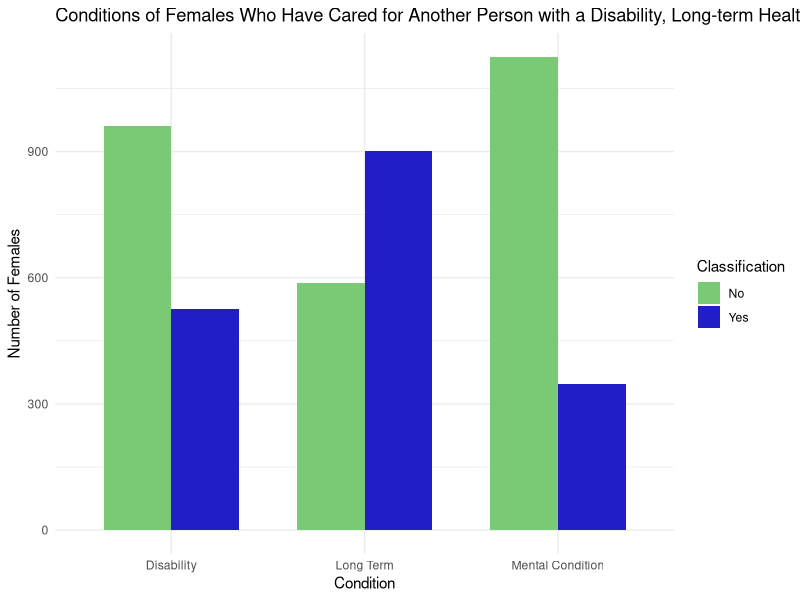
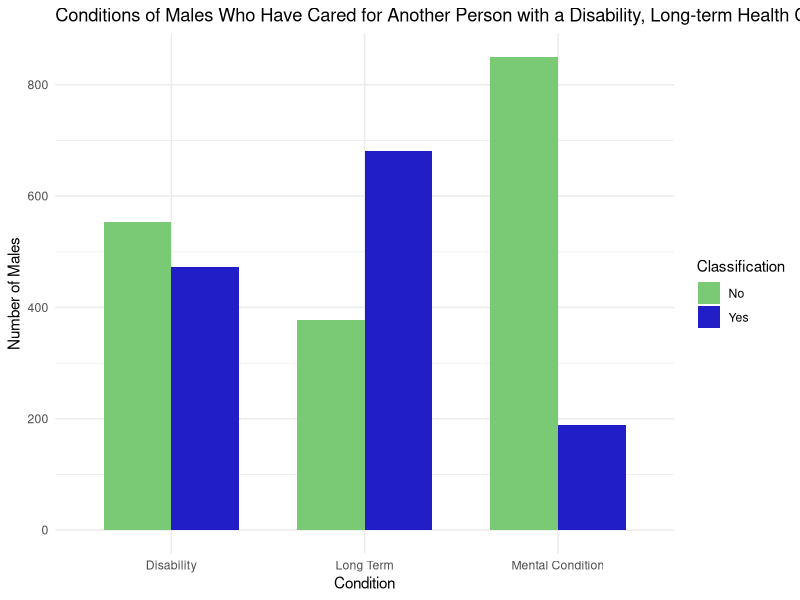

Generate these figures, in order, with R:
## Purpose: This script will import processed data, create graphs and a table
## Date: March 4th, 2022

install.packages("ggplot2")
install.packages("here")
install.packages("dplyr")
install.packages("tidyverse")
library(ggplot2)
library(here)
library(dplyr)
library(tidyverse)

# Read .csv files from Inputs folder
male_data <- read_csv(here("Inputs", "male_data.csv"))
female_data <- read_csv(here("Inputs", "female_data.csv"))

# The dataset from the Australian Bureau of Statistics displays each category as columns, however our graph we need to arrange them into one singular column
# We need to create a new dataframe that will be used for creating barcharts

## MALES
# Category column (first category is yes, second is no)
Category <- c('Mental Condition', 'Mental Condition', 'Long Term', 'Long Term', 'Disability', 'Disability')

# Amount column
Amount <- c(189.1, 850.1, 680.8, 377.4, 473.5, 553.4)

# Classification column
Classification <- c('Yes', 'No', 'Yes', 'No', 'Yes', 'No')

# Join the columns together
male_df <- data.frame(Category, Amount, Classification)

# From this we can now make a bar chart
male_graph <- ggplot(male_df, aes(factor(Category), Amount, fill = Classification)) + 
  geom_bar(width = 0.7, stat="identity", position = "dodge") + 
  labs(title = "Conditions of Males Who Have Cared for Another Person with a Disability, Long-term Health Condition or Old Age in Last 4 Weeks",
       x = "Condition",
       y = "Number of Males") +
  theme_minimal() +
  scale_fill_manual(values = c("#7ac975", "#211ec7"))

## FEMALES
# Amount column
Amount2 <- c(348, 1125.2, 902.1, 588.2, 525.1, 961.6)

# Classification column
Classification <- c('Yes', 'No', 'Yes', 'No', 'Yes', 'No')

# Join the columns together
female_df <- data.frame(Category, Amount2, Classification)

# From this we can now make a bar chart
female_graph <- ggplot(female_df, aes(factor(Category), Amount2, fill = Classification)) + 
  geom_bar(width = 0.7, stat="identity", position = "dodge") + 
  labs(title = "Conditions of Females Who Have Cared for Another Person with a Disability, Long-term Health Condition or Old Age in Last 4 Weeks",
       x = "Condition",
       y = "Number of Females") +
  theme_minimal() +
  scale_fill_manual(values = c("#7ac975", "#211ec7"))
